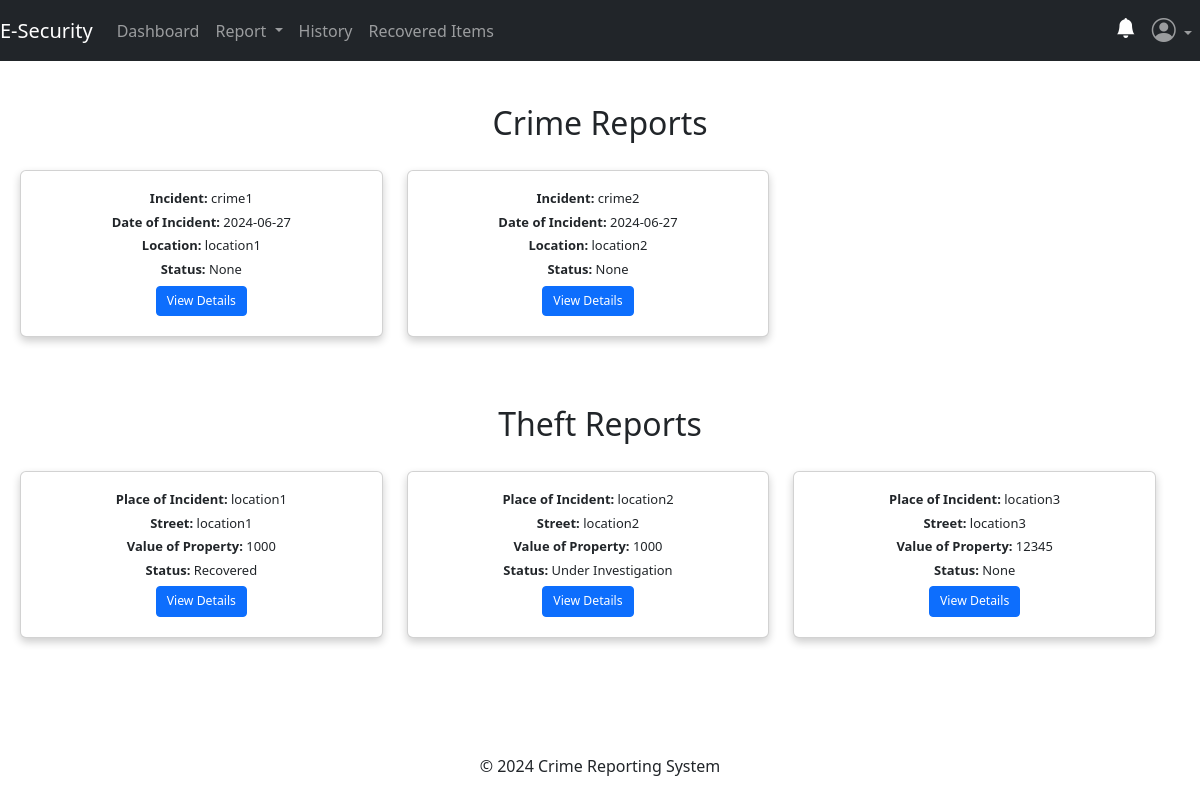
Before: /users/history (signed in) with the older database file.
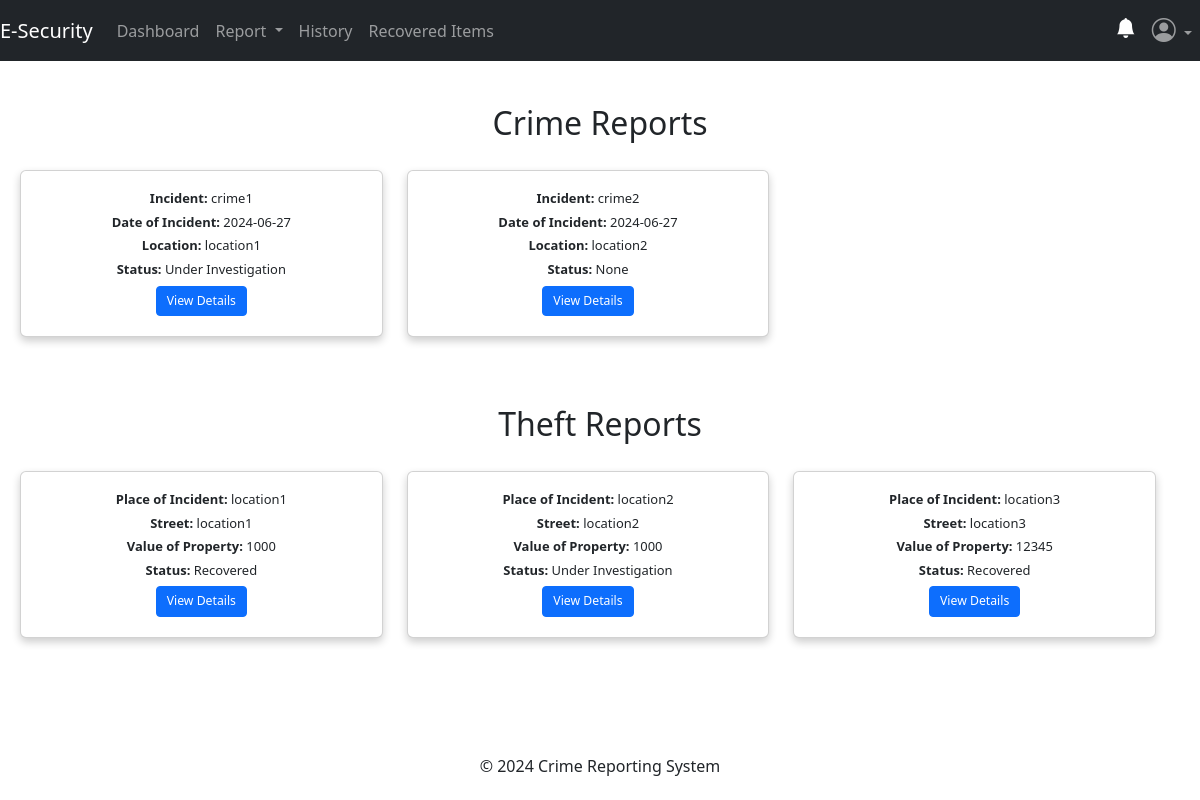
After: the same page with the newer database file.
### app/posts/models.py (models this page shows)
class Crime(db.Model, UserMixin):
    crime_id = db.Column(db.Integer, primary_key=True)
    date_of_incident = db.Column(db.String(10), nullable=False)
    issued_by = db.Column(db.String(20), nullable=True)
    time_of_incident = db.Column(db.String(10), nullable=False)
    incident_location = db.Column(db.Text, nullable=False)
    incident_nature = db.Column(db.Text, nullable=False)
    incident_details = db.Column(db.Text, nullable=False)
    suspect_details = db.Column(db.Text, nullable=True)
    arrest_history = db.Column(db.Text, nullable=False)
    suspect_name = db.Column(db.String(10), nullable=True)
    comments = db.Column(db.Text, nullable=True)
    crime_status = db.Column(db.String(10), nullable=True)
    latitude = db.Column(db.Float)
    longitude = db.Column(db.Float)
    crime_file_upload = db.Column(db.Text, nullable=True)
    crime_file_name = db.Column(db.Text, nullable=True)
    crime_mimetype = db.Column(db.Text, nullable=True)
    date_crime_received = db.Column(db.DateTime, nullable=False, default=func.now())
    reporter_id = db.Column(db.Integer, db.ForeignKey('user.id'))

class Theft(db.Model, UserMixin):
    theft_id = db.Column(db.Integer, primary_key=True)
    place_of_theft = db.Column(db.String(50), nullable=False)
    street_address = db.Column(db.String(30), nullable=False)
    city = db.Column(db.String(10), nullable=False)
    date_of_theft = db.Column(db.String(10), nullable=False)
    reported_by = db.Column(db.String(10), nullable=True)
    phone_number = db.Column(db.String(10), nullable=False)
    value = db.Column(db.Integer, nullable=False)
    time_of_theft = db.Column(db.String(10), nullable=False)
    stolen_property = db.Column(db.Text, nullable=False)
    description = db.Column(db.Text, nullable=False)
    theft_status = db.Column(db.String(10), nullable=True)
    latitude = db.Column(db.Float)
    longitude = db.Column(db.Float)
    theft_file_upload = db.Column(db.Text, nullable=True)
    theft_file_name = db.Column(db.Text, nullable=True)
    theft_mimetype = db.Column(db.Text, nullable=True)
    date_theft_received = db.Column(db.DateTime, nullable=False, default=func.now())
    victim_id = db.Column(db.Integer, db.ForeignKey('user.id'))

### app/users/routes.py (the view)
@users.route('/users/history')
@login_required
def history():
    try:
        reporter = current_user.id
        victim = current_user.id
        crimes = Crime.query.filter_by(reporter_id=reporter).all()
        thefts = Theft.query.filter_by(victim_id=victim).all()
        return render_template('user/history.html', crimes=crimes, thefts=thefts)
    except Exception:
        flash('Unable to fetch your data. Please try again later.', 'danger')
        return render_template('user/history.html', crimes=[], thefts=[])

### app/__init__.py (called while the page is built)
@login_manager.user_loader
def load_user(user_id):
    return models.User.query.get(user_id)

### app/templates/user/history.html (shortened to what this page needs)
{% extends 'user/base.html' %}
{% block content %}
<!DOCTYPE html>
<html lang="en">
<head>
</head>
<body>
  <br class="container">
    <h2 class="text-center">Crime Reports</h2>
    {% if crimes %}
      <div class="row">
        {% for crime in crimes %}
          <div class="col-lg-4 col-md-6 col-sm-12">
            <div class="card mb-4 reduced-card-size">
              <div class="card-body">
                <h5 class="card-text"><strong>Incident:</strong> {{ crime.incident_nature }}</h5>
                <h5 class="card-text"><strong>Date of Incident:</strong> {{ crime.date_of_incident }}</h5>
                <h5 class="card-text"><strong>Location:</strong> {{ crime.incident_location }}</h5>
                <h5 class="card-text"><strong>Status:</strong> {{ crime.crime_status }}</h5>
                <button class="btn btn-primary btn-sm" onclick="crime_details('{{ crime.crime_id }}')">
                  View Details
                </button>
              </div>
            </div>
          </div>
        {% endfor %}
      </div>
    {% endif %}
    <h2 class="text-center">Theft Reports</h2>
    {% if thefts %}
      <div class="row">
        {% for theft in thefts %}
          <div class="col-lg-4 col-md-6 col-sm-12">
            <div class="card mb-4 reduced-card-size">
              <div class="card-body">
                <h5 class="card-text"><strong>Place of Incident:</strong> {{ theft.place_of_theft }}</h5>
                <h5 class="card-text"><strong>Street:</strong> {{ theft.street_address }}</h5>
                <h5 class="card-text"><strong>Value of Property:</strong> {{ theft.value }}</h5>
                <h5 class="card-text"><strong>Status:</strong> {{ theft.theft_status }}</h5>
                <button class="btn btn-primary btn-sm" onclick="theft_details('{{ theft.theft_id }}')">
                  View Details
                </button>
              </div>
            </div>
          </div>
        {% endfor %}
      </div>
    {% endif %}
</body>
</html>
{% endblock %}

Changed rows visible on the page:
changed Crime "crime1": crime_status "None" → "Under Investigation"
changed Theft "location3": theft_status "None" → "Recovered"
